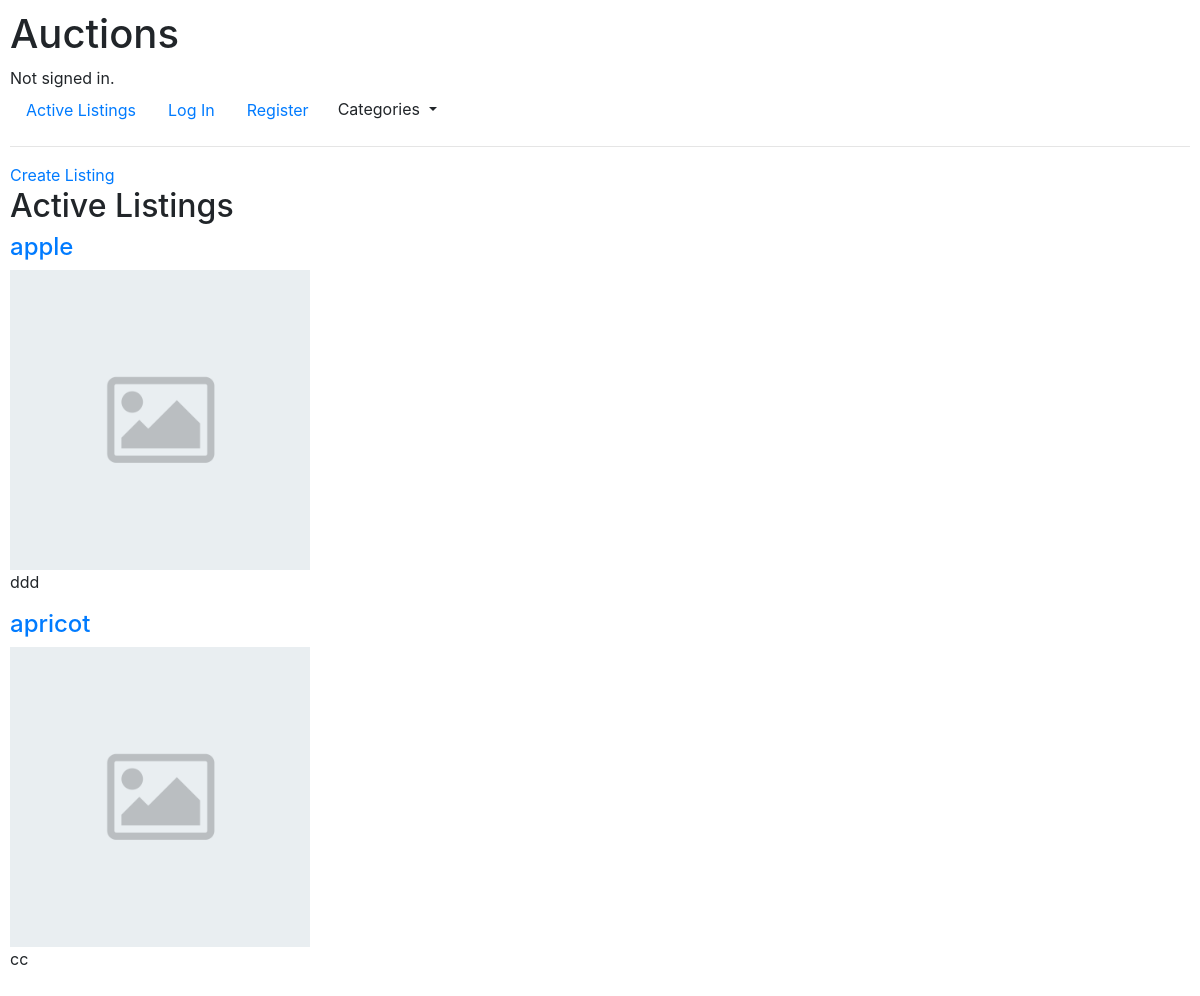
The app's page /, older data.
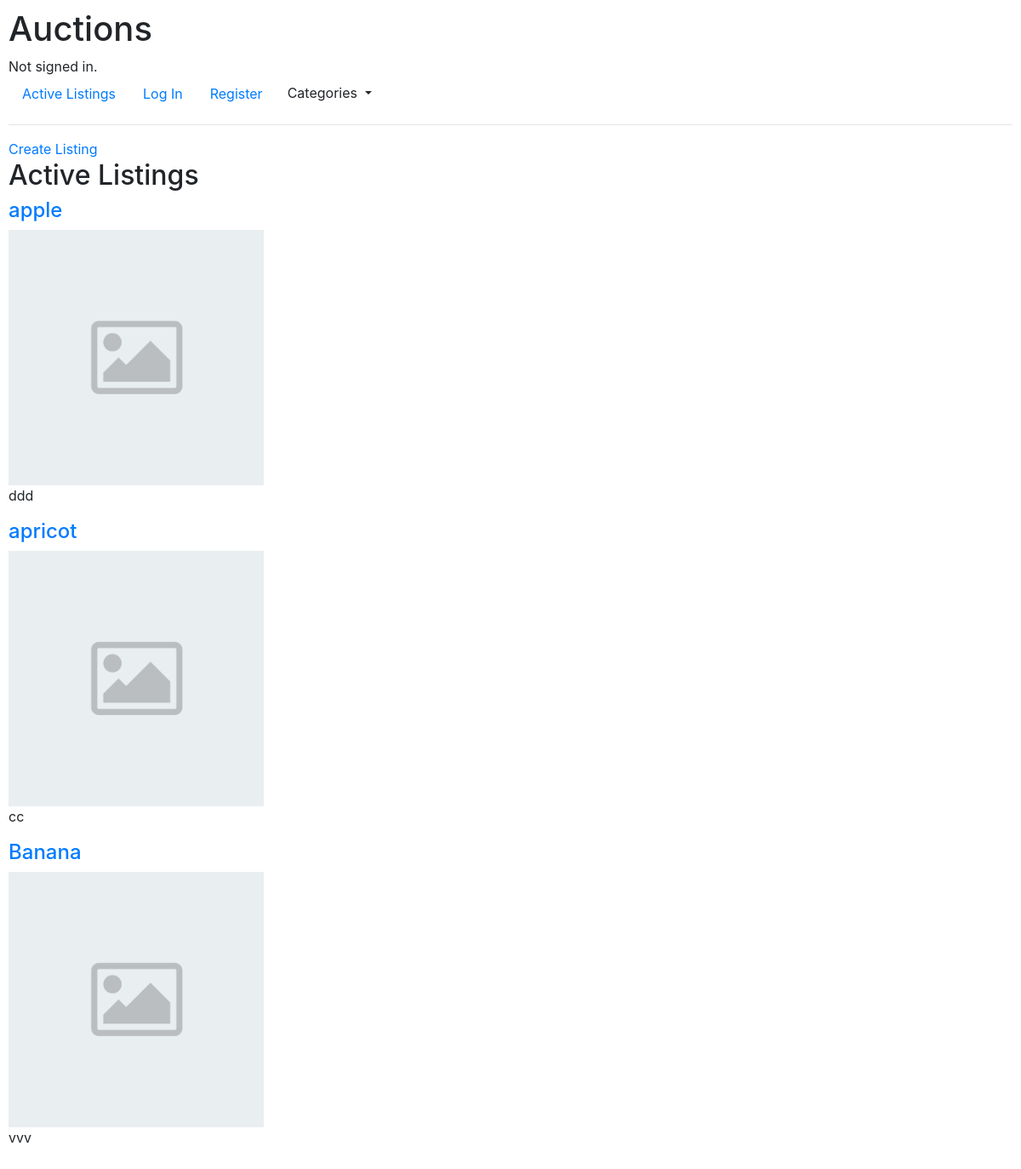
The same page, newer data.
### auctions/models.py (models this page shows, shortened)
class Listing(models.Model):
    title = models.CharField(max_length=64)
    description = models.TextField(max_length=500)
    image = models.ImageField(default='default.png')
    start_bid = models.DecimalField(max_digits=6, decimal_places=2)
    date_created = models.DateTimeField(default=timezone.now)
    category = models.ForeignKey(Category, on_delete=models.CASCADE)
    user = models.ForeignKey(User, on_delete=models.CASCADE)
    comment = models.ManyToManyField(Comment)

### auctions/views.py (the view)
# urls.py: path("", views.index, name="index"),
def index(request):
    listings = Listing.objects.all()
    return render(request, "auctions/index.html", {
        "listings": listings,
        "categories": Category.objects.all()
    })

### auctions/models.py (called while the page is built)
    def __str__(self):
        return self.category

### auctions/templates/auctions/index.html
{% extends "auctions/layout.html" %}
{% block body %}
<a href="{% url 'create' %}">Create Listing</a>
    <h2>Active Listings</h2>
    {% for listing in listings %}
    <h4><a href="{% url 'item' listing.title %}">{{ listing.title }} </a></h4>
    <img src="{{ listing.image.url }}" alt="image" style="width: 300px; height:auto;">
    <p>{{ listing.description }}</p>
    {% endfor %}
{% endblock %}

### auctions/templates/auctions/layout.html (shortened to what this page needs)
{% load static %}
<!DOCTYPE html>
<html lang="en">
    <head>
        <link rel="stylesheet" href="https://stackpath.bootstrapcdn.com/bootstrap/4.4.1/css/bootstrap.min.css">
        <link href="{% static 'auctions/styles.css' %}" rel="stylesheet">
    </head>
    <body>
        <h1>Auctions</h1>
        <div>
            {% if user.is_authenticated %}
                Signed in as <strong>{{ user.username }}</strong>.
            {% else %}
                Not signed in.
            {% endif %}
        </div>
        <ul class="nav">
            <li class="nav-item">
                <a class="nav-link" href="{% url 'index' %}">Active Listings</a>
            </li>
            {% if user.is_authenticated %}
                <li class="nav-item">
                    <a class="nav-link" href="{% url 'logout' %}">Log Out</a>
                </li>
            {% else %}
                <li class="nav-item">
                    <a class="nav-link" href="{% url 'login' %}">Log In</a>
                </li>
                <li class="nav-item">
                    <a class="nav-link" href="{% url 'register' %}">Register</a>
                </li>
            {% endif %}
            <div class="dropdown">
                <button class="btn dropdown-toggle" type="button" id="dropdownMenuButton" data-toggle="dropdown" aria-haspopup="true" aria-expanded="false">
                    Categories
                </button>
            </div>
        </ul>
        <hr>
        {% block body %}
        {% endblock %}
    </body>
</html>

### auctions/static/auctions/styles.css (style rules this page uses)
body { padding: 10px; }

Row changes from the older to the newer data that the page shows:
added Listing: title "Banana", image (placeholder picture), description "vvv"
